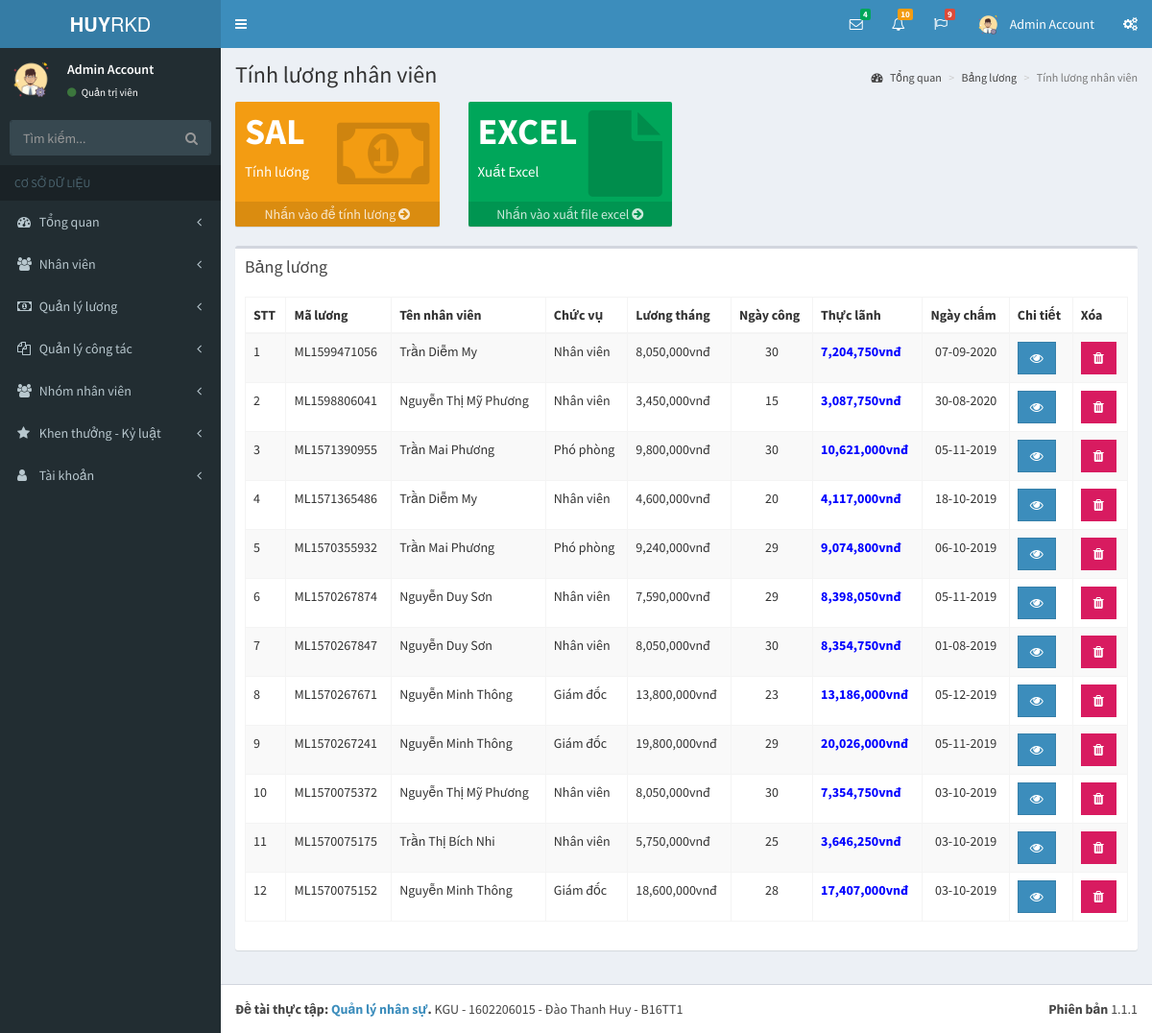
The page /pages/bang-luong.php (signed in) on the database its author committed.
### tables this page shows
CREATE TABLE `tai_khoan` (
  `id` int(11) NOT NULL,
  `ho` varchar(50) NOT NULL,
  `ten` varchar(50) NOT NULL,
  `hinh_anh` varchar(50) NOT NULL,
  `email` varchar(50) NOT NULL,
  `mat_khau` varchar(50) NOT NULL,
  `so_dt` varchar(50) NOT NULL,
  `quyen` tinyint(1) NOT NULL,
  `trang_thai` tinyint(1) NOT NULL,
  `truy_cap` int(11) NOT NULL,
  `ngay_tao` datetime NOT NULL,
  `ngay_sua` datetime NOT NULL
);

CREATE TABLE `luong` (
  `id` int(11) NOT NULL,
  `ma_luong` varchar(50) NOT NULL,
  `nhanvien_id` int(11) NOT NULL,
  `luong_thang` double NOT NULL,
  `ngay_cong` int(11) NOT NULL,
  `phu_cap` double NOT NULL,
  `khoan_nop` double NOT NULL,
  `tam_ung` double NOT NULL,
  `thuc_lanh` double NOT NULL,
  `ngay_cham` date NOT NULL,
  `ghi_chu` varchar(255) NOT NULL,
  `nguoi_tao_id` int(11) NOT NULL,
  `ngay_tao` datetime NOT NULL,
  `nguoi_sua_id` int(11) NOT NULL,
  `ngay_sua` datetime NOT NULL
);

CREATE TABLE `nhanvien` (
  `id` int(11) NOT NULL,
  `ma_nv` varchar(50) NOT NULL,
  `hinh_anh` varchar(255) NOT NULL,
  `ten_nv` varchar(255) NOT NULL,
  `biet_danh` varchar(255) NOT NULL,
  `gioi_tinh` tinyint(1) NOT NULL,
  `ngay_sinh` date NOT NULL,
  `noi_sinh` varchar(255) NOT NULL,
  `hon_nhan_id` int(11) NOT NULL,
  `so_cmnd` varchar(50) NOT NULL,
  `noi_cap_cmnd` varchar(255) NOT NULL,
  `ngay_cap_cmnd` date NOT NULL,
  `nguyen_quan` varchar(255) NOT NULL,
  `quoc_tich_id` int(11) NOT NULL,
  `ton_giao_id` int(11) NOT NULL,
  `dan_toc_id` int(11) NOT NULL,
  `ho_khau` varchar(255) NOT NULL,
  `tam_tru` varchar(255) NOT NULL,
  `loai_nv_id` int(11) NOT NULL,
  `trinh_do_id` int(11) NOT NULL,
  `chuyen_mon_id` int(11) NOT NULL,
  `bang_cap_id` int(11) NOT NULL,
  `phong_ban_id` int(11) NOT NULL,
  `chuc_vu_id` int(11) NOT NULL,
  `trang_thai` tinyint(1) NOT NULL,
  `nguoi_tao_id` int(11) NOT NULL,
  `ngay_tao` datetime NOT NULL,
  `nguoi_sua_id` int(11) NOT NULL,
  `ngay_sua` datetime NOT NULL
);

CREATE TABLE `chuc_vu` (
  `id` int(11) NOT NULL,
  `ma_chuc_vu` varchar(50) NOT NULL,
  `ten_chuc_vu` varchar(255) NOT NULL,
  `luong_ngay` double NOT NULL,
  `ghi_chu` varchar(255) NOT NULL,
  `nguoi_tao` varchar(50) NOT NULL,
  `ngay_tao` datetime NOT NULL,
  `nguoi_sua` varchar(50) NOT NULL,
  `ngay_sua` datetime NOT NULL
);

### pages/bang-luong.php (the view, shortened to what this page needs)
<?php
if(isset($_SESSION['username']) && isset($_SESSION['level']))
{
  include('../layouts/header.php');
  include('../layouts/topbar.php');
  include('../layouts/sidebar.php');
  $showData = "SELECT ma_luong, hinh_anh, nv.id as idNhanVien, ten_nv, ten_chuc_vu, luong_thang, ngay_cong, phu_cap, khoan_nop, tam_ung, thuc_lanh, ngay_cham FROM luong l, nhanvien nv, chuc_vu cv WHERE nv.id = l.nhanvien_id AND nv.chuc_vu_id = cv.id ORDER BY l.id DESC";
  $result = mysqli_query($conn, $showData);
  $arrShow = array();
  while ($row = mysqli_fetch_array($result)) {
    $arrShow[] = $row;
  }
?>
  <div class="content-wrapper">
    <section class="content-header">
      <h1>
       Tính lương nhân viên
      </h1>
      <ol class="breadcrumb">
        <li><a href="index.php?p=index&a=statistic"><i class="fa fa-dashboard"></i> Tổng quan</a></li>
        <li><a href="bang-luong.php?p=salary&a=salary">Bảng lương</a></li>
        <li class="active">Tính lương nhân viên</li>
      </ol>
    </section>
    <section class="content">
      <div class="row">
        <div class="col-lg-3 col-xs-6">
          <div class="small-box bg-yellow">
            <div class="inner">
              <h3>SAL</h3>
              <p>Tính lương</p>
            </div>
            <div class="icon">
              <i class="fa fa-money"></i>
            </div>
            <a href="tinh-luong.php?p=salary&a=salary" class="small-box-footer">
              Nhấn vào để tính lương <i class="fa fa-arrow-circle-right"></i>
            </a>
          </div>
        </div>
        <div class="col-lg-3 col-xs-6">
          <div class="small-box bg-green">
            <div class="inner">
              <h3>EXCEL</h3>
              <p>Xuất Excel</p>
            </div>
            <div class="icon">
              <i class="fa fa-file"></i>
            </div>
            <a href="export-bang-luong.php" class="small-box-footer">
              Nhấn vào xuất file excel <i class="fa fa-arrow-circle-right"></i>
            </a>
          </div>
        </div>
      </div>
      <div class="row">
        <div class="col-xs-12">
          <div class="box">
            <div class="box-header">
              <h3 class="box-title">Bảng lương</h3>
            </div>
            <div class="box-body">
              <div class="table-responsive">
                <table id="example1" class="table table-bordered table-striped">
                  <thead>
                  <tr>
                    <th>STT</th>
                    <th>Mã lương</th>
                    <th>Tên nhân viên</th>
                    <th>Chức vụ</th>
                    <th>Lương tháng</th>
                    <th>Ngày công</th>
                    <th>Thực lãnh</th>
                    <th>Ngày chấm</th>
                    <th>Chi tiết</th>
                    <th>Xóa</th>
                  </tr>
                  </thead>
                  <tbody>
                  <?php
                    $count = 1;
                    foreach ($arrShow as $arrS)
                    {
                  ?>
                      <tr>
                        <td><?php echo $count; ?></td>
                        <td><?php echo $arrS['ma_luong']; ?></td>
                        <td><?php echo $arrS['ten_nv']; ?></td>
                        <td><?php echo $arrS['ten_chuc_vu']; ?></td>
                        <td><?php echo number_format($arrS['luong_thang'])."vnđ"; ?></td>
                        <td class="text-center"><?php echo $arrS['ngay_cong']; ?></td>
                        <td style="color: blue; font-weight: bold;"><?php echo number_format($arrS['thuc_lanh'])."vnđ"; ?></td>
                        <td class="text-center">
                        <?php echo date_format(date_create($arrS['ngay_cham']), "d-m-Y"); ?>
                        </td>
                        <td>
                          <?php
                            if($row_acc['quyen'] == 1)
                            {
                              echo "<form method='POST'>";
                              echo "<button type='submit' class='btn btn-primary btn-flat'  name='chiTietLuong'><i class='fa fa-eye'></i></button>";
                              echo "</form>";
                            }
                            else
                            {
                              echo "<button type='button' class='btn btn-primary btn-flat' disabled><i class='fa fa-eye'></i></button>";
                            }
                          ?>
                        </td>
                        <td>
                          <?php
                            if($row_acc['quyen'] == 1)
                            {
                              echo "<button type='button' class='btn bg-maroon btn-flat' data-toggle='modal' data-target='#exampleModal' data-whatever='".$arrS['ma_luong']."'><i class='fa fa-trash'></i></button>";
                            }
                            else
                            {
                              echo "<button type='button' class='btn bg-maroon btn-flat' disabled><i class='fa fa-trash'></i></button>";
                            }
                          ?>
                        </td>
                      </tr>
                  <?php
                      $count++;
                    }
                  ?>
                  </tbody>
                </table>
              </div>
            </div>
          </div>
        </div>
      </div>
    </section>
  </div>
<?php
  include('../layouts/footer.php');
}
else
{
  header('Location: dang-nhap.php');
}
?>

### layouts/topbar.php (shortened to what this page needs)
<body class="hold-transition skin-blue sidebar-mini">
<div class="wrapper">
  <header class="main-header">
    <a href="index.php?p=index&a=statistic" class="logo">
      <span class="logo-lg"><b>HUY</b>RKD</span>
    </a>
    <nav class="navbar navbar-static-top">
      <a href="#" class="sidebar-toggle" data-toggle="push-menu" role="button">
      </a>
      <div class="navbar-custom-menu">
        <ul class="nav navbar-nav">
          <li class="dropdown messages-menu">
            <a href="#" class="dropdown-toggle" data-toggle="dropdown">
              <i class="fa fa-envelope-o"></i>
              <span class="label label-success">4</span>
            </a>
          </li>
          <li class="dropdown notifications-menu">
            <a href="#" class="dropdown-toggle" data-toggle="dropdown">
              <i class="fa fa-bell-o"></i>
              <span class="label label-warning">10</span>
            </a>
          </li>
          <li class="dropdown tasks-menu">
            <a href="#" class="dropdown-toggle" data-toggle="dropdown">
              <i class="fa fa-flag-o"></i>
              <span class="label label-danger">9</span>
            </a>
          </li>
          <li class="dropdown user user-menu">
            <a href="#" class="dropdown-toggle" data-toggle="dropdown">
              <img src="../uploads/images/<?php echo $row_acc['hinh_anh']; ?>" class="user-image" alt="User Image">
              <span class="hidden-xs"><?php echo $row_acc['ten']; ?> <?php echo $row_acc['ho']; ?></span>
            </a>
          </li>
          <li>
            <a href="#" data-toggle="control-sidebar"><i class="fa fa-gears"></i></a>
          </li>
        </ul>
      </div>
    </nav>
  </header>

### layouts/sidebar.php (shortened to what this page needs)
<aside class="main-sidebar">
  <section class="sidebar">
    <div class="user-panel">
      <div class="pull-left image">
        <img src="../uploads/images/<?php echo $row_acc['hinh_anh']; ?>" class="img-circle" alt="User Image">
      </div>
      <div class="pull-left info">
        <p>
          <?php echo $row_acc['ten']; ?> <?php echo $row_acc['ho']; ?>
        </p>
        <a href="#"><i class="fa fa-circle text-success"></i>
          <?php
            if($row_acc['quyen'] == 1)
            {
              echo "Quản trị viên";
            }
            else
            {
              echo "Nhân viên";
            }
          ?>
        </a>
      </div>
    </div>
    <form action="#" method="get" class="sidebar-form">
      <div class="input-group">
        <input type="text" name="q" class="form-control" placeholder="Tìm kiếm...">
        <span class="input-group-btn">
              <button type="submit" name="search" id="search-btn" class="btn btn-flat"><i class="fa fa-search"></i>
              </button>
            </span>
      </div>
    </form>
    <ul class="sidebar-menu" data-widget="tree">
      <li class="header">CƠ SỞ DỮ LIỆU</li>
      <li class="<?php if($p == 'index') echo 'active'; ?> treeview">
        <a href="#">
          <i class="fa fa-dashboard"></i> <span>Tổng quan</span>
          <span class="pull-right-container">
            <i class="fa fa-angle-left pull-right"></i>
          </span>
        </a>
      </li>
      <li class="<?php if($p == 'staff') echo 'active'; ?> treeview">
        <a href="#">
          <i class="fa fa-users"></i>
          <span>Nhân viên</span>
          <span class="pull-right-container">
            <i class="fa fa-angle-left pull-right"></i>
          </span>
        </a>
      </li>
      <li class="<?php if($p == 'salary') echo 'active'; ?> treeview">
        <a href="#">
          <i class="fa fa-money"></i>
          <span>Quản lý lương</span>
          <span class="pull-right-container">
            <i class="fa fa-angle-left pull-right"></i>
          </span>
        </a>
      </li>
      <li class="<?php if($p == 'collaborate') echo 'active'; ?> treeview">
        <a href="#">
          <i class="fa fa-files-o"></i>
          <span>Quản lý công tác</span>
          <span class="pull-right-container">
            <i class="fa fa-angle-left pull-right"></i>
          </span>
        </a>
      </li>
      <li class="<?php if($p == 'group') echo 'active'; ?> treeview">
        <a href="#">
          <i class="fa fa-users"></i> <span>Nhóm nhân viên</span>
          <span class="pull-right-container">
            <i class="fa fa-angle-left pull-right"></i>
          </span>
        </a>
      </li>
      <li class="<?php if($p == 'bonus-discipline') echo 'active'; ?> treeview">
        <a href="#">
          <i class="fa fa-star"></i> <span>Khen thưởng - Kỷ luật</span>
          <span class="pull-right-container">
            <i class="fa fa-angle-left pull-right"></i>
          </span>
        </a>
      </li>
      <li class="<?php if($p == 'account') echo 'active'; ?> treeview">
        <a href="#">
          <i class="fa fa-user"></i> <span>Tài khoản</span>
          <span class="pull-right-container">
            <i class="fa fa-angle-left pull-right"></i>
          </span>
        </a>
      </li>
    </ul>
  </section>
</aside>

### rows shown on the page
tai_khoan: hinh_anh (picture), ten "Admin", ho "Account"
luong: ma_luong "ML1599471056", nhanvien.ten_nv "Trần Diễm My", chuc_vu.ten_chuc_vu "Nhân viên", luong_thang "8,050,000", ngay_cong "30", thuc_lanh "7,204,750", ngay_cham "07-09-2020"
luong: ma_luong "ML1598806041", nhanvien.ten_nv "Nguyễn Thị Mỹ Phương", chuc_vu.ten_chuc_vu "Nhân viên", luong_thang "3,450,000", ngay_cong "15", thuc_lanh "3,087,750", ngay_cham "30-08-2020"
luong: ma_luong "ML1571390955", nhanvien.ten_nv "Trần Mai Phương", chuc_vu.ten_chuc_vu "Phó phòng", luong_thang "9,800,000", ngay_cong "30", thuc_lanh "10,621,000", ngay_cham "05-11-2019"
luong: ma_luong "ML1571365486", nhanvien.ten_nv "Trần Diễm My", chuc_vu.ten_chuc_vu "Nhân viên", luong_thang "4,600,000", ngay_cong "20", thuc_lanh "4,117,000", ngay_cham "18-10-2019"
luong: ma_luong "ML1570355932", nhanvien.ten_nv "Trần Mai Phương", chuc_vu.ten_chuc_vu "Phó phòng", luong_thang "9,240,000", ngay_cong "29", thuc_lanh "9,074,800", ngay_cham "06-10-2019"
luong: ma_luong "ML1570267874", nhanvien.ten_nv "Nguyễn Duy Sơn", chuc_vu.ten_chuc_vu "Nhân viên", luong_thang "7,590,000", ngay_cong "29", thuc_lanh "8,398,050", ngay_cham "05-11-2019"
luong: ma_luong "ML1570267847", nhanvien.ten_nv "Nguyễn Duy Sơn", chuc_vu.ten_chuc_vu "Nhân viên", luong_thang "8,050,000", ngay_cong "30", thuc_lanh "8,354,750", ngay_cham "01-08-2019"
luong: ma_luong "ML1570267671", nhanvien.ten_nv "Nguyễn Minh Thông", chuc_vu.ten_chuc_vu "Giám đốc", luong_thang "13,800,000", ngay_cong "23", thuc_lanh "13,186,000", ngay_cham "05-12-2019"
luong: ma_luong "ML1570267241", nhanvien.ten_nv "Nguyễn Minh Thông", chuc_vu.ten_chuc_vu "Giám đốc", luong_thang "19,800,000", ngay_cong "29", thuc_lanh "20,026,000", ngay_cham "05-11-2019"
luong: ma_luong "ML1570075372", nhanvien.ten_nv "Nguyễn Thị Mỹ Phương", chuc_vu.ten_chuc_vu "Nhân viên", luong_thang "8,050,000", ngay_cong "30", thuc_lanh "7,354,750", ngay_cham "03-10-2019"
luong: ma_luong "ML1570075175", nhanvien.ten_nv "Trần Thị Bích Nhi", chuc_vu.ten_chuc_vu "Nhân viên", luong_thang "5,750,000", ngay_cong "25", thuc_lanh "3,646,250", ngay_cham "03-10-2019"
luong: ma_luong "ML1570075152", nhanvien.ten_nv "Nguyễn Minh Thông", chuc_vu.ten_chuc_vu "Giám đốc", luong_thang "18,600,000", ngay_cong "28", thuc_lanh "17,407,000", ngay_cham "03-10-2019"
